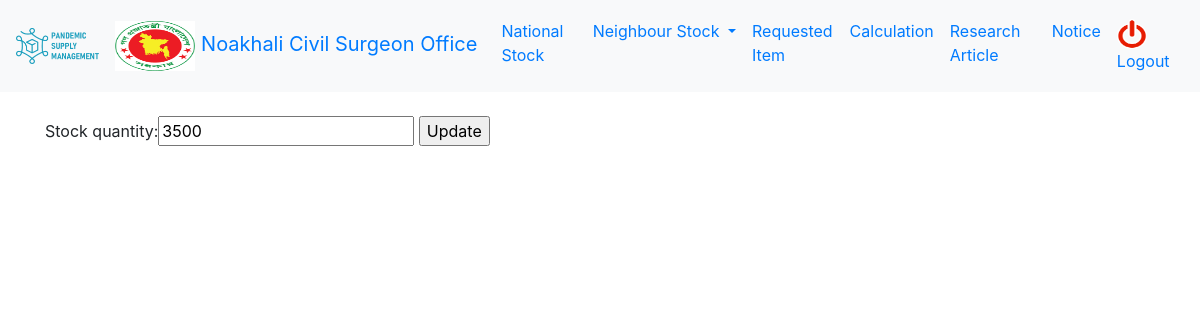
Page /update_stock/1 (signed in) on the earlier database version.
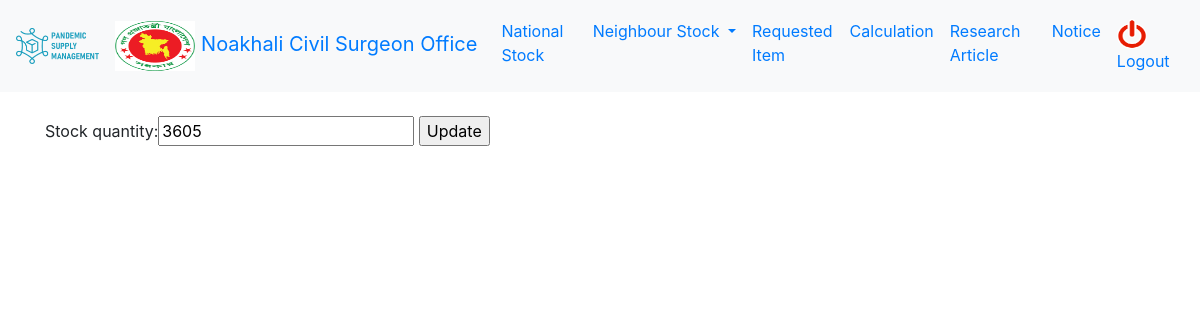
Same page on the later database version.
### psm/models.py (models this page shows, shortened)
class DistrictStore(models.Model):
    district = models.ForeignKey(District, on_delete=models.CASCADE, related_name='district_stores')
    item = models.ForeignKey(Item, on_delete=models.CASCADE, related_name='district_stores')
    stock_quantity = models.IntegerField(null=True, blank=True)
    used_quantity = models.IntegerField(null=True, blank=True)
    created = models.DateTimeField(auto_now_add=True, null=True)
    updated = models.DateTimeField(auto_now=True, null=True)

### psm/views.py (the view)
# urls.py: path('update_stock/<int:id>', update_stock, name='update_stock'),
def update_stock(request, id):
    district = request.user.district_user_permissions.first().district
    context = {}
    obj = get_object_or_404(DistrictStore, id=id)
    category_id = obj.item.category
    if category_id == 2:
        category_id = 1
    form = DistrictStoreForm(request.POST or None, instance=obj)
    if form.is_valid():
        form.save()
        return HttpResponseRedirect("/category/{}".format(category_id))
    context["form"] = form
    context["category"] = category_id
    context['district'] = district
    return render(request, 'update_stock.html', context)

### psm/views.py
class DistrictStoreForm(forms.ModelForm):
    class Meta:
        model = DistrictStore
        fields = ('stock_quantity',)
        extra_kwargs = {
            'stock_quantity': {'required': False}
        }

### psm/models.py (called while the page is built)
    def __str__(self):
        return self.name

### templates/update_stock.html (shortened to what this page needs)
{% extends 'base.html' %}
{% load static %}
{% block container %}
<div class="container">
    <form method="POST">
        {{form}}
        <input type="submit" value="Update">
    </form>
</div>
{% endblock %}

Differences in the rows shown:
changed DistrictStore: stock_quantity "3500" → "3605"
